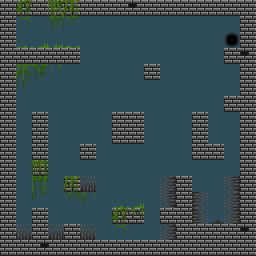

This is a level from a 2D game, rendered from its Tiled map with the project's own tilesets. A one-line summary and the map file follow, with tile-layer data summarised:
An orthogonal 16x16 tile map with 16x16 px tiles, 3 tile layers (background, walls, background2) and 18 objects (8x 1, 6x 2, 2x 3, player).

<map version="1.0" orientation="orthogonal" renderorder="right-down" width="16" height="16" tilewidth="16" tileheight="16" nextobjectid="375">
 <tileset firstgid="1" name="tiles" tilewidth="16" tileheight="16">
  <image source="tiles.png" width="160" height="320" />
 </tileset>
 <layer name="background" width="16" height="16" opacity="0.37">
  <data>[256 cells, 256 non-empty, 1 distinct tile ids]</data>
 </layer>
 <layer name="walls" width="16" height="16">
  <data>[256 cells, 106 non-empty, 9 distinct tile ids]</data>
 </layer>
 <layer name="background2" width="16" height="16">
  <data>[256 cells, 27 non-empty, 20 distinct tile ids]</data>
 </layer>
 <objectgroup name="lasers">
  <object id="351" name="horizontal" type="1" x="120" y="120.75" />
  <object id="352" type="1" x="135.75" y="120.75" />
  <object id="353" type="1" x="120" y="135.5" />
  <object id="354" name="horizontal" type="1" x="137.5" y="136.25" />
 </objectgroup>
 <objectgroup name="movables" />
 <objectgroup name="player">
  <object id="323" name="player" x="29" y="35.583">
   <ellipse />
  </object>
 </objectgroup>
 <objectgroup name="buttons" />
 <objectgroup name="spikes">
  <object id="356" type="2" x="168" y="183.818" />
  <object id="357" type="2" x="167.455" y="200.182" />
  <object id="358" type="2" x="168.909" y="230.545" />
  <object id="359" type="2" x="233.091" y="184" />
  <object id="360" type="2" x="234.182" y="199.455" />
  <object id="361" type="2" x="232.727" y="215.455" />
  <object id="362" type="1" x="87.8182" y="230" />
  <object id="363" type="1" x="56.9091" y="231.455" />
  <object id="364" type="1" x="24" y="230.364" />
  <object id="368" type="3" x="197.818" y="200.182" />
  <object id="369" type="3" x="199.091" y="216.545" />
  <object id="373" type="1" x="89.5" y="183.5" />
 </objectgroup>
 <objectgroup name="connection" />
 <objectgroup name="winbox">
  <object id="355" x="232.25" y="40" />
 </objectgroup>
</map>